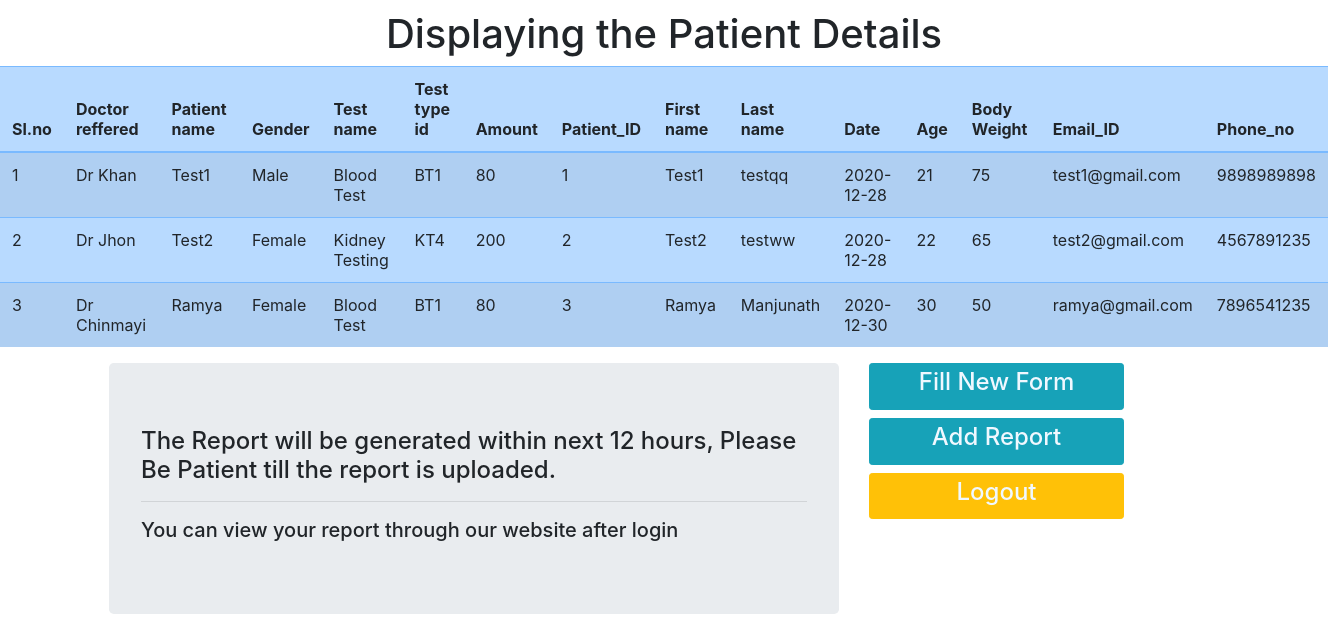
The app's page /service.php with its own data.
### tables this page shows
CREATE TABLE `clinicaltest` (
  `Sl_no` bigint(250) NOT NULL,
  `Doctor_reffered` varchar(200) NOT NULL,
  `Patient_name` varchar(200) NOT NULL,
  `Gender` varchar(200) NOT NULL,
  `Test_name` varchar(200) NOT NULL,
  `Test_type_id` varchar(200) NOT NULL,
  `Amount` varchar(200) NOT NULL
);

CREATE TABLE `patient_details` (
  `Patient_ID` bigint(250) NOT NULL,
  `First_name` varchar(200) NOT NULL,
  `Last_name` varchar(200) NOT NULL,
  `Date` date NOT NULL,
  `Age` bigint(200) NOT NULL,
  `weight` varchar(200) NOT NULL,
  `Email_ID` varchar(200) NOT NULL,
  `Phone_no` varchar(200) NOT NULL
);

### service.php (the view, shortened to what this page needs)
<html>
    <head>
    <link rel="stylesheet" href="https://cdn.jsdelivr.net/npm/bootstrap@4.5.3/dist/css/bootstrap.min.css">
    </head>
    <body class="bg-lite">
        <div id="dc">
        <h1 class="bg-lite">Displaying the Patient Details</h1>
        <table class="table table-striped table-primary">
            <thead>
            <tr>
                <th>Sl.no</th>
                <th>Doctor reffered</th>
                <th>Patient name</th>
                <th>Gender</th>
                <th>Test name</th>
                <th>Test type id</th>
                <th>Amount</th>
                <th>Patient_ID</th>
                <th>First name</th>
                <th>Last name</th>
                <th>Date</th>
                <th>Age</th>
                <th>Body Weight</th>
                <th>Email_ID</th>
                <th>Phone_no</th>
                </tr></thead>
<?php
            include("connection.php");
            $query = "SELECT * FROM clinicaltest,patient_details WHERE Sl_no=Patient_ID";
            $data = mysqli_query($con,$query);
            $total = mysqli_num_rows($data);
                if($total != 0){
                    while($result = mysqli_fetch_assoc($data)){
                        echo"
                        <tr>
                        <td>".$result['Sl_no']."</td>
                        <td>".$result['Doctor_reffered']."</td>
                        <td>".$result['Patient_name']."</td>
                        <td>".$result['Gender']."</td>
                        <td>".$result['Test_name']."</td>
                        <td>".$result['Test_type_id']."</td>
                        <td>".$result['Amount']."</td>
                        <td>".$result['Patient_ID']."</td>
                        <td>".$result['First_name']."</td>
                        <td>".$result['Last_name']."</td>
                        <td>".$result['Date']."</td>
                        <td>".$result['Age']."</td>
                        <td>".$result['weight']."</td>
                        <td>".$result['Email_ID']."</td>
                        <td>".$result['Phone_no']."</td>
                        </tr>
                        ";
                    }
                }
                else{
                    echo "No recodrs found";
                }
            ?>
        </table>
            </div>
        <div class="container mt-3" >
<div class="row">
<div class="col-md-8 " id="asdf">
    <div id="hd"  class="jumbotron"><h4>The Report will be generated within next 12 hours, Please Be Patient till the report is uploaded.</h4><hr><h5>You can view your report through our website after login</h5></div>
    <br/><br/>
    </div>
<div class="col-md-3" id="asdf"><button type="submit" class="btn btn-info btn-sm btn-block" id="btt" name="submit"><a href="labtest1.html"><h4>Fill New Form</h4></a></button>
    <button type="submit" class="btn btn-info btn-sm btn-block" id="btt" name="submit"><a href="addrepo.html"><h4>Add Report</h4></a></button>
    <button type="submit" class="btn btn-warning btn-sm btn-block" id="btt" name="submit"><a href="index.html"><h4>Logout</h4></a></button></div>
    </div>
</div>
    </body>
</html>

### service.php (style rules this page uses)
body { background-image:url(images/slider-bg.png) }
#dc { text-align: center; }
#hd { border: box; border-color: black; }
a { color: aliceblue; font-size:20px; }

### records on screen
clinicaltest: Sl_no "1", Doctor_reffered "Dr Khan", Patient_name "Test1", Gender "Male", Test_name "Blood Test", Test_type "BT1", Amount "80", patient_details.Patient_ID "1", patient_details.First_name "Test1", patient_details.Last_name "testqq", patient_details.Date "2020-12-28", patient_details.Age "21", patient_details.weight "75", patient_details.Email_ID "test1@gmail.com", patient_details.Phone_no "9898989898"
clinicaltest: Sl_no "2", Doctor_reffered "Dr Jhon", Patient_name "Test2", Gender "Female", Test_name "Kidney Testing", Test_type "KT4", Amount "200", patient_details.Patient_ID "2", patient_details.First_name "Test2", patient_details.Last_name "testww", patient_details.Date "2020-12-28", patient_details.Age "22", patient_details.weight "65", patient_details.Email_ID "test2@gmail.com", patient_details.Phone_no "4567891235"
clinicaltest: Sl_no "3", Doctor_reffered "Dr Chinmayi", Patient_name "Ramya", Gender "Female", Test_name "Blood Test", Test_type "BT1", Amount "80", patient_details.Patient_ID "3", patient_details.First_name "Ramya", patient_details.Last_name "Manjunath", patient_details.Date "2020-12-30", patient_details.Age "30", patient_details.weight "50", patient_details.Email_ID "ramya@gmail.com", patient_details.Phone_no "7896541235"
